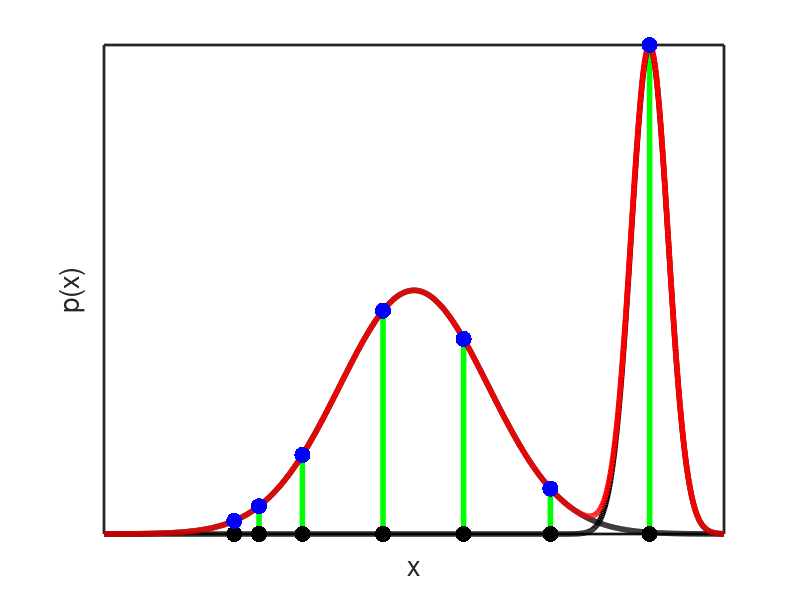

Source code (MATLAB): (Note: this script raises an error after producing the figure.)
%function gmmSingularity
% Illustration of how singularities can arrise in the likelihood function
% of GMMS
%
% Code by Matthew Dunham

    f1 = @(x) normpdf(x,0.5,0.12);
    f2 = @(x) normpdf(x,0.88,0.03)/2;
    f3 = @(x) f1(x) + f2(x);
    domain = 0:0.001:1;
   
    dataPoints = [0.21 0.25 0.32 0.45 0.58 0.72 0.88];
    
    figure; hold on;
    stem(dataPoints',f3(dataPoints)','Color','g','LineWidth',4);
 
    plot(domain,f1(domain),'-k','LineWidth',4);
    plot(domain,f2(domain),'-k','LineWidth',4);
    plot(domain,f3(domain),'-r','LineWidth',4);
    
    plot(dataPoints,zeros(size(dataPoints)),'.k','MarkerSize',35);
    plot(dataPoints,f3(dataPoints),'.b','MarkerSize',35);

    xlabel('x','FontSize',20);
    ylabel('p(x)','FontSize',20);
    set(gca,'FontSize',18,'LineWidth',2,'XTick',[],'YTick',[],'box','on');
    axis tight;
    placeFigures('square',false);
    xlabel('x','FontSize',26);
    ylabel('p(x)','FontSize',26);
    set(gca,'FontSize',18,'LineWidth',2,'XTick',[],'YTick',[],'box','on');
    printPmtkFigure('gmmSingularity'); 


%end
